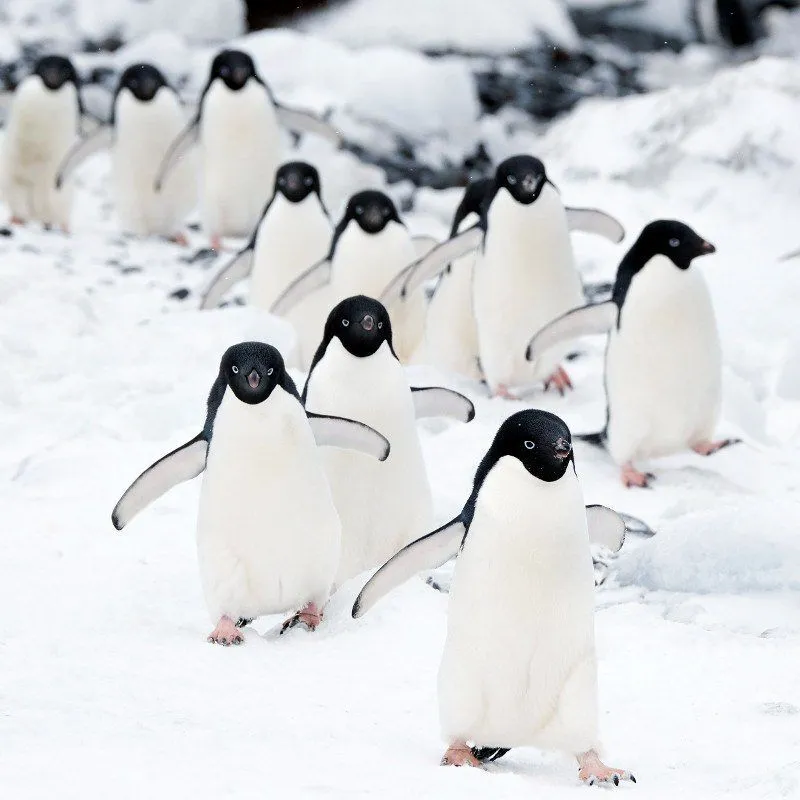
#> input picture 2025-05-07_taller_convoluciones_personalizadas/python/imagen.jpg, 800 x 800 px
$ jupyter execute '🧪_Taller_Filtro_Visual_Convoluciones_Personalizadas.ipynb'
#> lines starting #> are read from the running program, lines starting #| are printed output that depends on the picture
[cell 1]
import cv2
import numpy as np
import matplotlib.pyplot as plt
import imageio.v2 as imageio

# Cargar imagen en escala de grises
img_gray = cv2.imread('imagen.jpg', cv2.IMREAD_GRAYSCALE)
#> img_gray: shape (800, 800); min 0, max 255, mean 214.4

# Mostrar imagen original
plt.imshow(img_gray, cmap='gray')
plt.title('Imagen Original')
plt.axis('off')
plt.show()

# Función de convolución manual
def aplicar_convolucion(img, kernel):
    h, w = img.shape
#> h = 800; w = 800
    kh, kw = kernel.shape
    pad_h, pad_w = kh // 2, kw // 2

    # Rellenar bordes
    img_padded = np.pad(img, ((pad_h, pad_h), (pad_w, pad_w)), mode='constant')
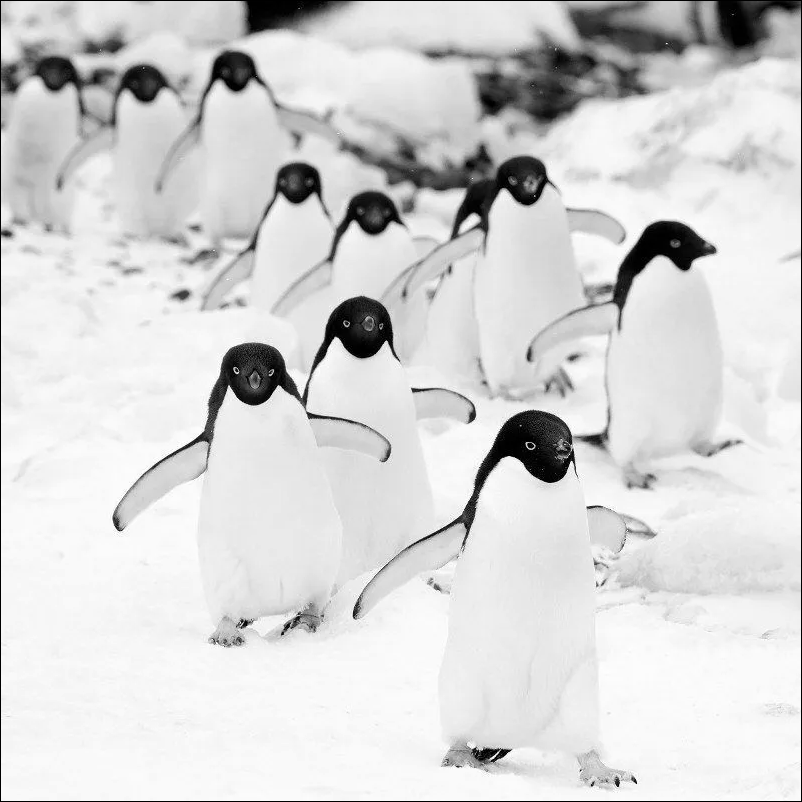
#> img_padded: shape (802, 802); min 0, max 255, mean 213.3
    resultado = np.zeros_like(img)

    # Aplicar convolución
    for i in range(h):
        for j in range(w):
            region = img_padded[i:i+kh, j:j+kw]
            resultado[i, j] = np.clip(np.sum(region * kernel), 0, 255)

    return resultado.astype(np.uint8)

# Definir kernels
kernel_sharpen = np.array([[0, -1, 0],
                           [-1, 5, -1],
                           [0, -1, 0]])

kernel_blur = (1/9) * np.ones((3, 3))

kernel_sobel_esquinas = np.array([[1, 0, -1],
                                  [0, 0, 0],
                                  [-1, 0, 1]])  # Sobel X (simplificado para ejemplo)

# Aplicar filtros personalizados
img_sharpen = aplicar_convolucion(img_gray, kernel_sharpen)
img_blur = aplicar_convolucion(img_gray, kernel_blur)
img_sobel = aplicar_convolucion(img_gray, kernel_sobel_esquinas)
#> after the loop in aplicar_convolucion (call 3), `for i in range(h):`:
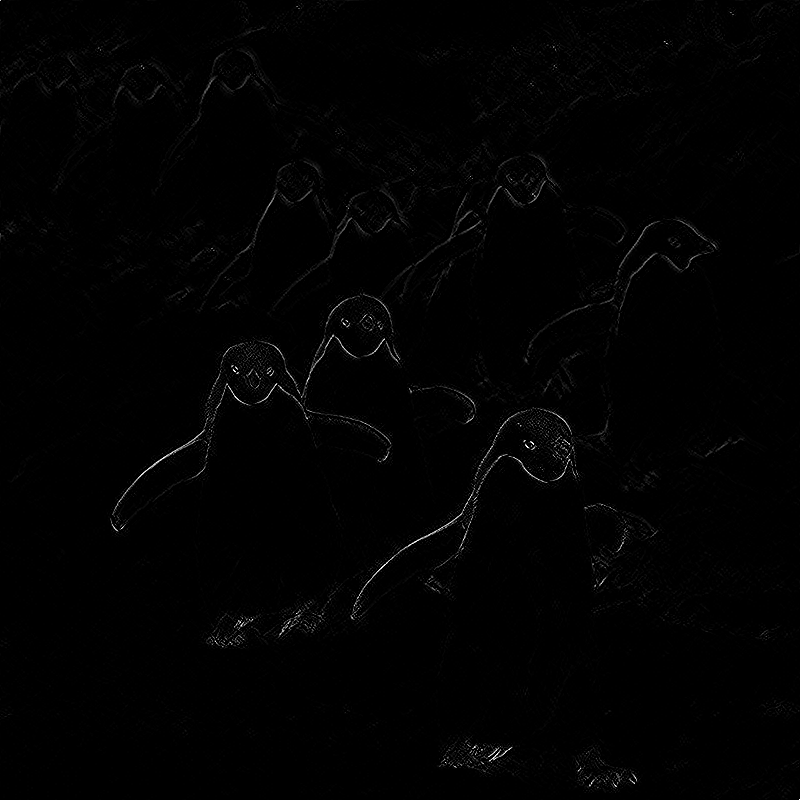
#> resultado: shape (800, 800); min 0, max 255, mean 2

# Aplicar filtros con OpenCV
img_sharpen_cv = cv2.filter2D(img_gray, -1, kernel_sharpen)
img_blur_cv = cv2.filter2D(img_gray, -1, kernel_blur)
img_sobel_cv = cv2.filter2D(img_gray, -1, kernel_sobel_esquinas)

# Mostrar resultados comparativos
fig, axs = plt.subplots(3, 3, figsize=(12, 10))

nombres = ['Sharpen', 'Blur', 'Sobel']
imgs_custom = [img_sharpen, img_blur, img_sobel]
imgs_cv = [img_sharpen_cv, img_blur_cv, img_sobel_cv]

for i in range(3):
    axs[i, 0].imshow(img_gray, cmap='gray')
    axs[i, 0].set_title('Original')
    axs[i, 1].imshow(imgs_custom[i], cmap='gray')
    axs[i, 1].set_title(f'{nombres[i]} (Manual)')
    axs[i, 2].imshow(imgs_cv[i], cmap='gray')
    axs[i, 2].set_title(f'{nombres[i]} (cv2.filter2D)')

for ax in axs.flatten():
    ax.axis('off')

plt.tight_layout()
plt.show()

# Crear GIF animado
frames = []

# Agregar original
frames.append(img_gray)

# Agregar personalizados
frames += imgs_custom
#> frames = 4 items

# Agregar OpenCV
frames += imgs_cv
#> frames = 7 items

# Guardar GIF (loop infinito)
imageio.mimsave('comparacion_filtros.gif', frames, duration=1500, loop=0)

print("✅ GIF guardado como 'comparacion_filtros.gif' con loop infinito")
